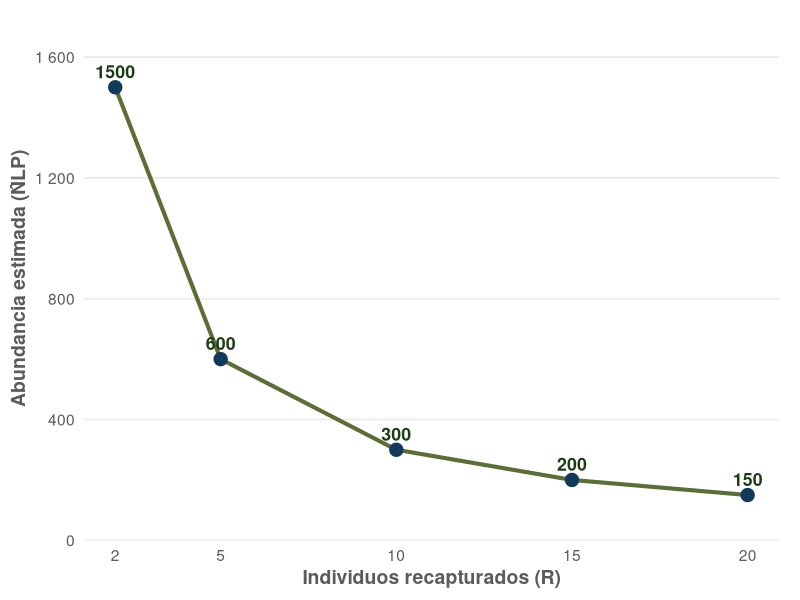

Here is the R script that generated this plot:
## ---- chunk 1
#| echo: false
#| warning: false
#| message: false
#| fig-width: 8
#| fig-height: 4.6
#| fig-align: center
#| out-width: "100%"

sensibilidad_R <- tibble::tibble(
  R = c(2, 5, 10, 15, 20),
  N_LP = c(1500, 600, 300, 200, 150)
)

library(ggplot2)

ggplot(
  sensibilidad_R,
  aes(x = R, y = N_LP)
) +
  geom_line(
    linewidth = 1.4,
    color = "#5A6E36"
  ) +
  geom_point(
    size = 4.2,
    color = "#123A5A"
  ) +
  geom_text(
    aes(label = N_LP),
    vjust = -0.7,
    size = 4.5,
    fontface = "bold",
    color = "#1A3D14"
  ) +
  scale_x_continuous(
    breaks = c(2, 5, 10, 15, 20)
  ) +
  scale_y_continuous(
    limits = c(0, 1700),
    breaks = c(0, 400, 800, 1200, 1600),
    labels = scales::label_number(),
    expand = expansion(mult = c(0, 0.02))
  ) +
  labs(
    x = "Individuos recapturados (R)",
    y = "Abundancia estimada (N̂LP)"
  ) +
  theme_minimal(base_size = 14) +
  theme(
    panel.grid.minor = element_blank(),
    panel.grid.major.x = element_blank(),
    axis.title = element_text(
      face = "bold",
      color = "#5B5B5B"
    ),
    axis.text = element_text(
      color = "#5B5B5B"
    ),
    plot.margin = margin(
      t = 12,
      r = 15,
      b = 8,
      l = 8
    )
  )
